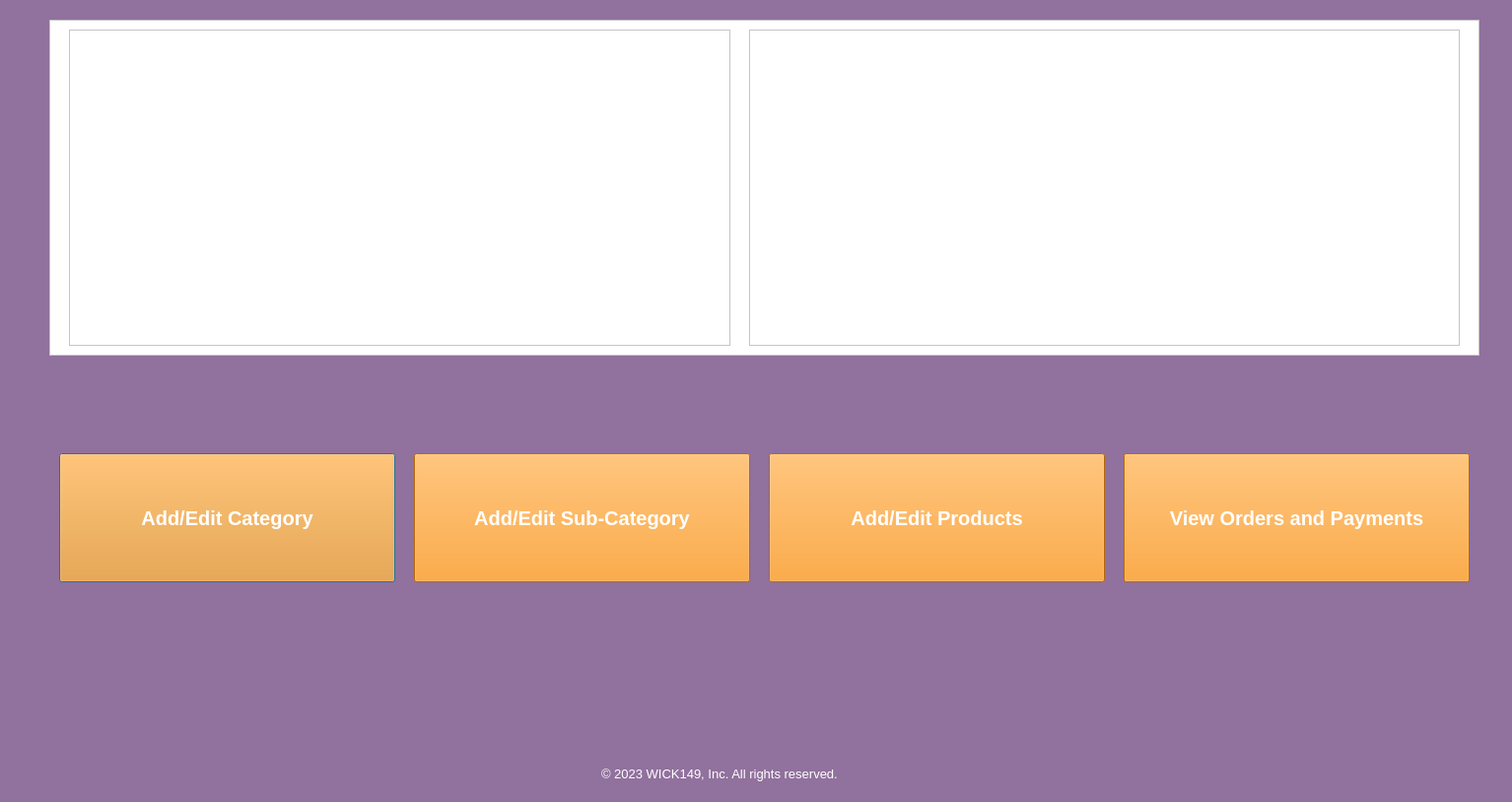
<?xml version="1.0" encoding="UTF-8"?>
<ui version="4.0">
 <class>Dialog</class>
 <widget class="QDialog" name="Dialog">
  <property name="geometry">
   <rect>
    <x>0</x>
    <y>0</y>
    <width>1534</width>
    <height>814</height>
   </rect>
  </property>
  <property name="windowTitle">
   <string>Admin Panel</string>
  </property>
  <property name="styleSheet">
   <string notr="true">background-color: rgb(145, 113, 157);</string>
  </property>
  <widget class="QPushButton" name="admin_category_button">
   <property name="geometry">
    <rect>
     <x>60</x>
     <y>460</y>
     <width>341</width>
     <height>131</height>
    </rect>
   </property>
   <property name="font">
    <font>
     <pointsize>15</pointsize>
     <weight>75</weight>
     <bold>true</bold>
    </font>
   </property>
   <property name="styleSheet">
    <string notr="true">background-color: rgb(255, 147, 14);
color:white</string>
   </property>
   <property name="text">
    <string>Add/Edit Category</string>
   </property>
  </widget>
  <widget class="QPushButton" name="admin_sub_category_button">
   <property name="geometry">
    <rect>
     <x>420</x>
     <y>460</y>
     <width>341</width>
     <height>131</height>
    </rect>
   </property>
   <property name="font">
    <font>
     <pointsize>15</pointsize>
     <weight>75</weight>
     <bold>true</bold>
    </font>
   </property>
   <property name="styleSheet">
    <string notr="true">background-color: rgb(255, 147, 14);
color:white</string>
   </property>
   <property name="text">
    <string>Add/Edit Sub-Category</string>
   </property>
  </widget>
  <widget class="QPushButton" name="admin_product_button">
   <property name="geometry">
    <rect>
     <x>780</x>
     <y>460</y>
     <width>341</width>
     <height>131</height>
    </rect>
   </property>
   <property name="font">
    <font>
     <pointsize>15</pointsize>
     <weight>75</weight>
     <bold>true</bold>
    </font>
   </property>
   <property name="styleSheet">
    <string notr="true">background-color: rgb(255, 147, 14);
color:white</string>
   </property>
   <property name="text">
    <string>Add/Edit Products</string>
   </property>
  </widget>
  <widget class="QPushButton" name="admin_order_button">
   <property name="geometry">
    <rect>
     <x>1140</x>
     <y>460</y>
     <width>351</width>
     <height>131</height>
    </rect>
   </property>
   <property name="font">
    <font>
     <pointsize>15</pointsize>
     <weight>75</weight>
     <bold>true</bold>
    </font>
   </property>
   <property name="styleSheet">
    <string notr="true">background-color: rgb(255, 147, 14);
color:white</string>
   </property>
   <property name="text">
    <string>View Orders and Payments</string>
   </property>
  </widget>
  <widget class="QLabel" name="label_4">
   <property name="geometry">
    <rect>
     <x>610</x>
     <y>770</y>
     <width>331</width>
     <height>31</height>
    </rect>
   </property>
   <property name="palette">
    <palette>
     <active>
      <colorrole role="WindowText">
       <brush brushstyle="SolidPattern">
        <color alpha="255">
         <red>255</red>
         <green>255</green>
         <blue>255</blue>
        </color>
       </brush>
      </colorrole>
      <colorrole role="Button">
       <brush brushstyle="SolidPattern">
        <color alpha="255">
         <red>145</red>
         <green>113</green>
         <blue>157</blue>
        </color>
       </brush>
      </colorrole>
      <colorrole role="Base">
       <brush brushstyle="SolidPattern">
        <color alpha="255">
         <red>145</red>
         <green>113</green>
         <blue>157</blue>
        </color>
       </brush>
      </colorrole>
      <colorrole role="Window">
       <brush brushstyle="SolidPattern">
        <color alpha="255">
         <red>145</red>
         <green>113</green>
         <blue>157</blue>
        </color>
       </brush>
      </colorrole>
     </active>
     <inactive>
      <colorrole role="WindowText">
       <brush brushstyle="SolidPattern">
        <color alpha="255">
         <red>255</red>
         <green>255</green>
         <blue>255</blue>
        </color>
       </brush>
      </colorrole>
      <colorrole role="Button">
       <brush brushstyle="SolidPattern">
        <color alpha="255">
         <red>145</red>
         <green>113</green>
         <blue>157</blue>
        </color>
       </brush>
      </colorrole>
      <colorrole role="Base">
       <brush brushstyle="SolidPattern">
        <color alpha="255">
         <red>145</red>
         <green>113</green>
         <blue>157</blue>
        </color>
       </brush>
      </colorrole>
      <colorrole role="Window">
       <brush brushstyle="SolidPattern">
        <color alpha="255">
         <red>145</red>
         <green>113</green>
         <blue>157</blue>
        </color>
       </brush>
      </colorrole>
     </inactive>
     <disabled>
      <colorrole role="WindowText">
       <brush brushstyle="SolidPattern">
        <color alpha="255">
         <red>120</red>
         <green>120</green>
         <blue>120</blue>
        </color>
       </brush>
      </colorrole>
      <colorrole role="Button">
       <brush brushstyle="SolidPattern">
        <color alpha="255">
         <red>145</red>
         <green>113</green>
         <blue>157</blue>
        </color>
       </brush>
      </colorrole>
      <colorrole role="Base">
       <brush brushstyle="SolidPattern">
        <color alpha="255">
         <red>145</red>
         <green>113</green>
         <blue>157</blue>
        </color>
       </brush>
      </colorrole>
      <colorrole role="Window">
       <brush brushstyle="SolidPattern">
        <color alpha="255">
         <red>145</red>
         <green>113</green>
         <blue>157</blue>
        </color>
       </brush>
      </colorrole>
     </disabled>
    </palette>
   </property>
   <property name="font">
    <font>
     <pointsize>10</pointsize>
     <underline>false</underline>
    </font>
   </property>
   <property name="text">
    <string>© 2023 WICK149, Inc. All rights reserved.</string>
   </property>
  </widget>
  <widget class="QFrame" name="frame">
   <property name="geometry">
    <rect>
     <x>50</x>
     <y>20</y>
     <width>1451</width>
     <height>341</height>
    </rect>
   </property>
   <property name="styleSheet">
    <string notr="true">background-color: rgb(255, 255, 255);</string>
   </property>
   <property name="frameShape">
    <enum>QFrame::StyledPanel</enum>
   </property>
   <property name="frameShadow">
    <enum>QFrame::Raised</enum>
   </property>
   <widget class="QFrame" name="frame_2">
    <property name="geometry">
     <rect>
      <x>20</x>
      <y>10</y>
      <width>671</width>
      <height>321</height>
     </rect>
    </property>
    <property name="styleSheet">
     <string notr="true">background-image: url(:/Adminpanel/Adminpanel3.png);</string>
    </property>
    <property name="frameShape">
     <enum>QFrame::StyledPanel</enum>
    </property>
    <property name="frameShadow">
     <enum>QFrame::Raised</enum>
    </property>
   </widget>
   <widget class="QFrame" name="frame_3">
    <property name="geometry">
     <rect>
      <x>710</x>
      <y>10</y>
      <width>721</width>
      <height>321</height>
     </rect>
    </property>
    <property name="styleSheet">
     <string notr="true">background-image: url(:/Adminpanel/AdminPanel4.png);</string>
    </property>
    <property name="frameShape">
     <enum>QFrame::StyledPanel</enum>
    </property>
    <property name="frameShadow">
     <enum>QFrame::Raised</enum>
    </property>
   </widget>
  </widget>
 </widget>
 <resources>
  <include location="test.qrc"/>
 </resources>
 <connections/>
</ui>
